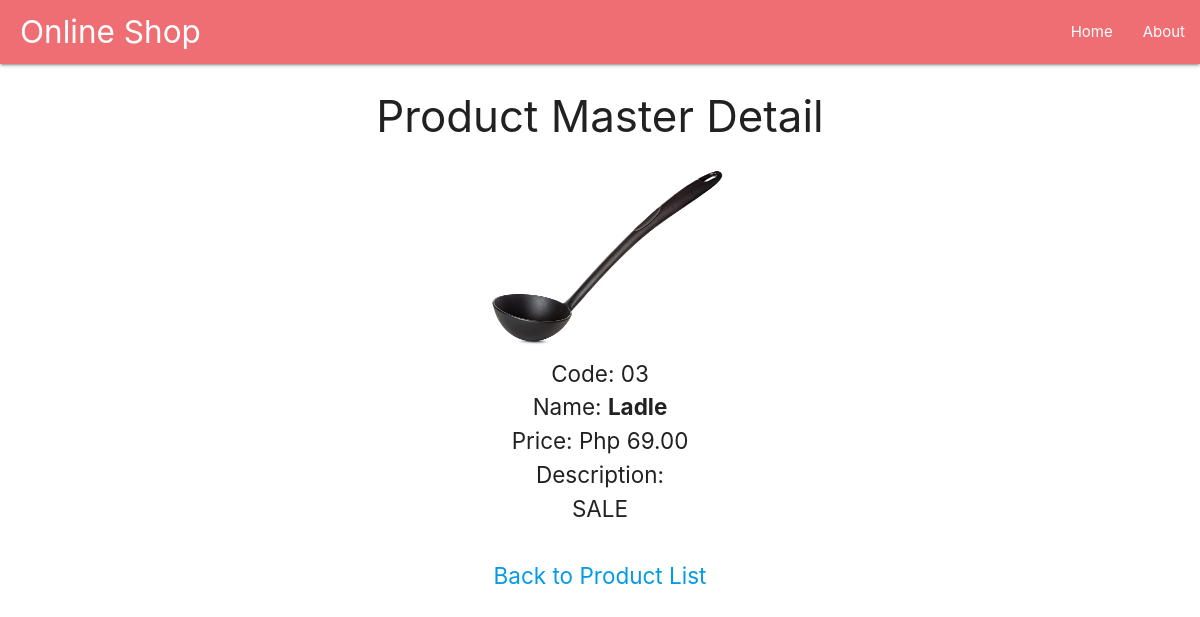
Page /pmi/product_detail/3 on the committed database.
### pmi/models.py (models this page shows, shortened)
class Product(models.Model):
  code = models.CharField(max_length=200,default="000-0000")
  name = models.CharField(max_length=200,default="Unnamed")
  description = models.CharField(max_length=200,default="N/A")
  price = models.DecimalField(max_digits=10,decimal_places=2,default="0.00")
  date_entry = models.DateTimeField(default=timezone.now())
  photo = models.ImageField(upload_to='images/')

### pmi/views.py (the view)
# urls.py: path('product_detail/<int:id>', views.product_detail, name='product_detail'),
def product_detail(request,id):
  context={
    "id": id,
    "product": get_object_or_404(Product, pk=id),
  }
  return render(request, 'pmi/product_detail.html', context=context)

### pmi/templates/pmi/product_detail.html (shortened to what this page needs)
{% extends "pmi/base.html" %}
{% load static %}
{% block content %}
<center>
  <h3>Product Master Detail</h3>
  <img width="256px" src="{{ product.photo.url }}"><br/>
  Code: {{ product.code }}<br/>
  Name: <b>{{ product.name }}</b><br/>
  Price: Php {{ product.price }}<br/>
  Description:<br/>
  {{ product.description }}<br/><br/>
  <a href="{% url 'homepage' %}">Back to Product List</a><br/><br/>
</center>
{% endblock %}

### pmi/static/css/style.css (style rules this page uses)
body { font-size: 1.5rem; }

### rows in the picture
Product: photo (picture), code "03", name "Ladle", price "69.00", description "SALE"
